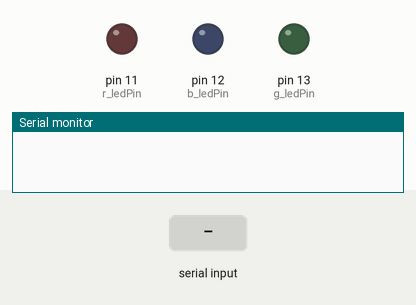
Bench run of a sketch on a simulated Arduino Uno, built with avr-gcc and run on an emulated ATmega328P. On the bench: output pins drawn as LEDs (lit = HIGH), the last lines printed to the serial monitor. The test bench sets the inputs (shaded band).

Above: at 1.2 s.
1.3 s: "90,45\n" received over Serial
At 2.3 s:
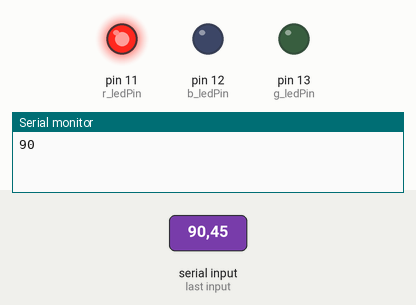
Timing chart, 0 to 4.3 s (numbered marks = the images above; inputs shaded):
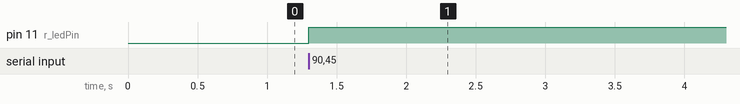

Measured:
- after the input at 1.3 s, pin 11 (r_ledPin): LOW → HIGH at once

The sketch:

serial_out.ino
```cpp
using namespace std;
int r,g,b,f;
const int g_ledPin = 13;
const int b_ledPin = 12;
const int r_ledPin = 11;

void led(int f, int *r, int *g, int *b){
    if (400 <= f < 484){
        *r = 255;
        *g = 0;
        *b = 0;}
    else if (484 <= f < 508){
        *r = 255;
        *g = 165;
        *b = 0;}
    else if (508 <= f < 526){
        *r = 255;
        *g = 255;
        *b = 0;}
    else if (526 <= f < 606){
        *r = 0;
        *g = 255;
        *b = 0;}
    else if (606 <= f < 668){
        *r = 0;
        *g = 0;
        *b = 255;}
    else if (668 <= f < 720){
        *r = 75;
        *g = 0;
        *b = 130;}
    else if (720 <= f < 800){
        *r = 238;
        *g = 130;
        *b = 238;}
    else{
        *r = 255;
        *g = 255;
        *b = 255;}
}
void setup() {
  pinMode (r_ledPin, OUTPUT);
  pinMode (b_ledPin, OUTPUT);
  pinMode (g_ledPin, OUTPUT);
 Serial.begin(115200);
 Serial.setTimeout(1);
}
void loop() {
 while (Serial.available()){
 f = Serial.readString().toInt();
led(f,&r,&g,&b);
 analogWrite(r_ledPin, r);
 analogWrite(g_ledPin, g);
 analogWrite(b_ledPin, b);
 Serial.print(f);
 }

}
```
